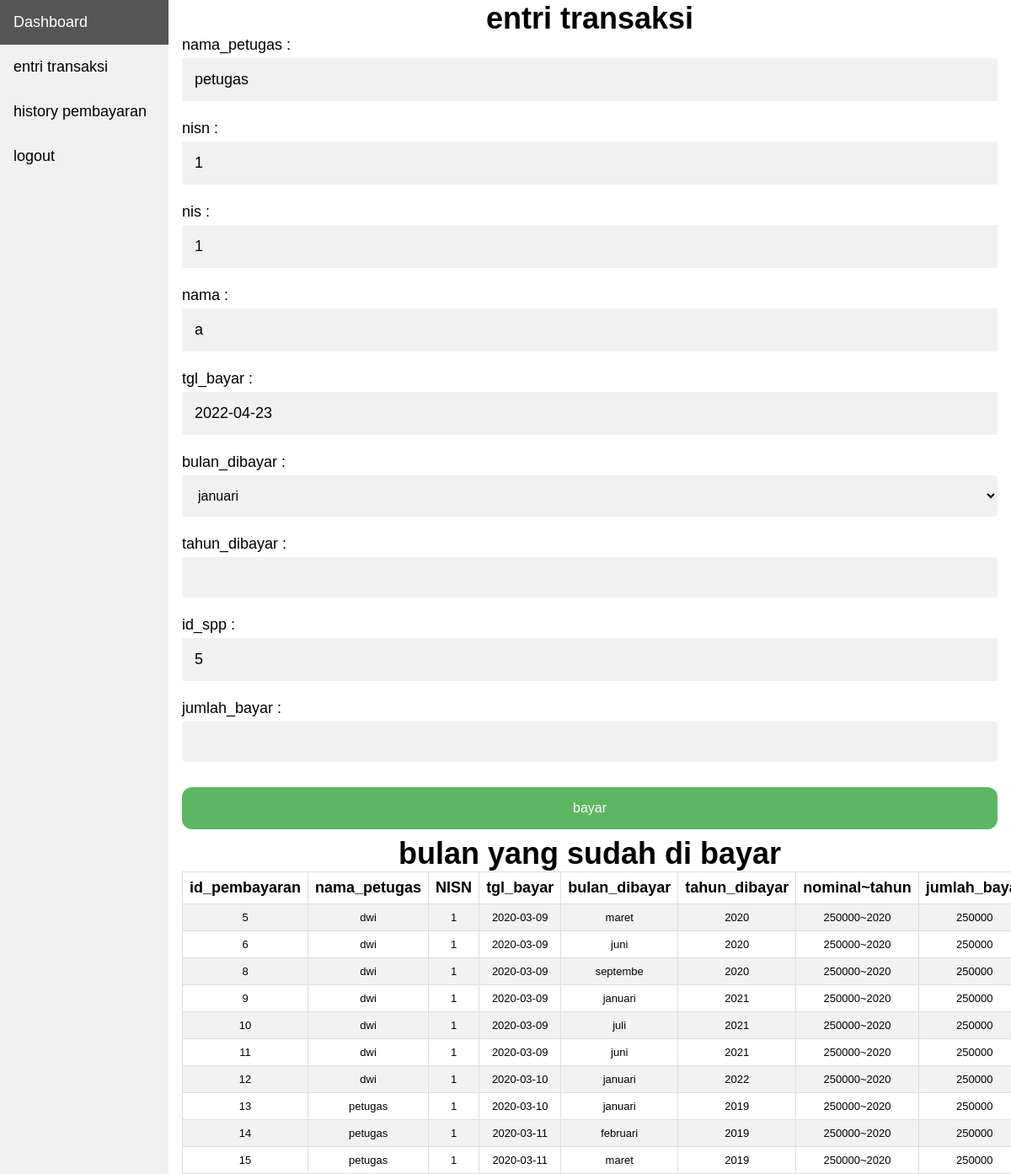
Page /petugas/entri_transaksi2.php?nisn=1 (signed in) on the committed database.
### tables this page shows
CREATE TABLE IF NOT EXISTS `siswa` (
  `nisn` char(10) NOT NULL,
  `nis` char(8) NOT NULL,
  `nama` varchar(35) NOT NULL,
  `id_kelas` int(11) DEFAULT NULL,
  `alamat` text NOT NULL,
  `no_telp` varchar(13) NOT NULL,
  `id_spp` int(11) DEFAULT NULL,
  PRIMARY KEY (`nisn`),
  UNIQUE KEY `nis` (`nis`),
  KEY `id_kelas` (`id_kelas`,`id_spp`),
  KEY `id_spp` (`id_spp`)
);

CREATE TABLE IF NOT EXISTS `pembayaran` (
  `id_pembayaran` int(11) NOT NULL AUTO_INCREMENT,
  `id_petugas` int(11) DEFAULT NULL,
  `nisn` varchar(10) NOT NULL,
  `tgl_bayar` date NOT NULL,
  `bulan_dibayar` varchar(8) NOT NULL,
  `tahun_dibayar` varchar(4) NOT NULL,
  `id_spp` int(11) DEFAULT NULL,
  `jumlah_bayar` int(11) NOT NULL,
  PRIMARY KEY (`id_pembayaran`),
  KEY `id_petugas` (`id_petugas`,`nisn`,`id_spp`),
  KEY `nisn` (`nisn`),
  KEY `id_spp` (`id_spp`)
);

CREATE TABLE IF NOT EXISTS `petugas` (
  `id_petugas` int(11) NOT NULL AUTO_INCREMENT,
  `username` varchar(25) NOT NULL,
  `password` varchar(32) NOT NULL,
  `nama_petugas` varchar(35) NOT NULL,
  `level` enum('admin','petugas') NOT NULL,
  PRIMARY KEY (`id_petugas`),
  UNIQUE KEY `username` (`username`)
);

CREATE TABLE IF NOT EXISTS `spp` (
  `id_spp` int(11) NOT NULL AUTO_INCREMENT,
  `tahun` int(11) NOT NULL,
  `nominal` int(11) NOT NULL,
  PRIMARY KEY (`id_spp`)
);

### functions/functions.php (called while the page is built, shortened)
<?php
$conn = mysqli_connect("localhost", "root", "", "db_spp");
function query($query) {
	global $conn;
	$result = mysqli_query($conn, $query);
	$rows = array();
	while ( $row = mysqli_fetch_assoc($result) ) {
		$rows[] = $row;
	}
	return $rows;
}
 ?>

### petugas/entri_transaksi2.php (the view, shortened to what this page needs)
<?php require '../functions/functions.php'; ?>
<?php
$nisn = $_GET["nisn"];
$siswa = query("SELECT * FROM siswa WHERE nisn = '$nisn'");
?>
<?php include 'header_petugas.php'; ?>
<!DOCTYPE html>
<html>
<head>
	<link rel="stylesheet" type="text/css" href="../admin/css/style.css">
</head>
<body>
<div class="content">
	<h1>entri transaksi</h1>
<form action="" method="post">
			<label for="nama_petugas" >nama_petugas :</label>
			<label id="nama_petugas" class="label"><?= $_SESSION['ininama']['nama_petugas']; ?></label>
			<label for="nisn">nisn :</label>
			<label id="nisn" class="label"><?= $nisn; ?></label>
			<label for="nis">nis :</label>
			<label id="nis" class="label"><?= $siswa[0]["nis"]; ?></label>
			<label for="nama">nama :</label>
			<label id="nama" class="label"><?= $siswa[0]["nama"]; ?></label>
			<label for="tgl_bayar">tgl_bayar :</label>
			<label class="label"><?= date("Y-m-d"); ?></label>
			<label for="bulan_dibayar">bulan_dibayar :</label>
			<?php $bulan = array('januari','februari','maret','april','mei','juni','juli','agustus','september','oktober','november','desember' );  ?>
			<select name="bulan_dibayar">
				<?php for($x=0;$x<count($bulan);$x++):?>
				<option value="<?= $bulan[$x];?>"><?= $bulan[$x]; ?></option>
				<?php endfor; ?>
			</select>
			<label for="tahun_dibayar">tahun_dibayar :</label>
			<input type="number" name="tahun_dibayar" minlength="4" maxlength="4">
			<label for="id_spp">id_spp :</label>
			<label class="label"><?= $siswa[0]["id_spp"]; ?></label>
			<label for="jumlah_bayar">jumlah_bayar :</label>
			<input type="text" name="jumlah_bayar" id="jumlah_bayar">
			<button class="registerbtn" type="submit" name="submit">bayar</button>
      </form>
      <h1>bulan yang sudah di bayar</h1>
<table border="1" cellpadding="10" cellspacing="0" style="background-color: white;">
    <tr>
      <th>id_pembayaran</th>
      <th>nama_petugas</th>
      <th>NISN</th>
      <th>tgl_bayar</th>
      <th>bulan_dibayar</th>
      <th>tahun_dibayar</th>
      <th>nominal~tahun</th>
      <th>jumlah_bayar</th>
    </tr>
    <?php
    $spw = $siswa[0]["nisn"];
    $sppsiswa = query("SELECT * FROM `pembayaran` WHERE `nisn` = '$spw'"); ?>
    <?php foreach ($sppsiswa as $row) : ?>
      <?php
      $pet = $row["id_petugas"];
      $sp = $row["id_spp"];
      $pet = query("SELECT * FROM petugas WHERE id_petugas = '$pet'");
      $sp = query("SELECT * FROM spp WHERE id_spp = '$sp'");
      ?>
    <tr>
      <td><?= $row["id_pembayaran"]; ?></td>
      <td><?= $pet[0]["nama_petugas"]; ?></td>
      <td><?= $row["nisn"]; ?></td>
      <td><?= $row["tgl_bayar"]; ?></td>
      <td><?= $row["bulan_dibayar"]; ?></td>
      <td><?= $row["tahun_dibayar"]; ?></td>
      <td><?= $sp[0]["nominal"];?>~<?= $sp[0]["tahun"]; ?></td>
      <td><?= $row["jumlah_bayar"]; ?></td>
    </tr>
  <?php endforeach; ?>
  </table>
</div>
</body>
</html>

### admin/css/style.css (style rules this page uses)
* { padding:0; margin:0; }
body { font-family:Verdana, Geneva, sans-serif; font-size:18px; background-color:#FFF }
td { font-size: 13px; margin: 10px; }
input[type=text] { width: 130px; box-sizing: border-box; border: 2px solid #ccc; border-radius: 4px; font-size: 16px; background-color: white; background-image: url('searchicon.png'); background-position: 10px 10px; background-repeat: no-repeat; padding: 12px 20px 12px 40px; transition: width 0.4s ease-in-out; float: left; }
input[type=number] { width: 130px; box-sizing: border-box; border: 2px solid #ccc; border-radius: 4px; font-size: 16px; background-color: white; background-image: url('searchicon.png'); background-position: 10px 10px; background-repeat: no-repeat; padding: 12px 20px 12px 40px; transition: width 0.4s ease-in-out; }
select { width: 130px; box-sizing: border-box; border: 2px solid #ccc; border-radius: 4px; font-size: 16px; background-color: white; background-image: url('searchicon.png'); background-position: 10px 10px; background-repeat: no-repeat; padding: 12px 20px 12px 40px; transition: width 0.4s ease-in-out; }
table { border-collapse: collapse; border-spacing: 0; width: 100%; border: 1px solid #ddd; float: left; }
th, td { text-align: center; padding: 8px; }
tr:nth-child(even) { background-color: #f2f2f2 }
h1 { text-align: center; }
button { background-color: #4CAF50; border: none; color: white; padding: 16px 32px; text-align: center; text-decoration: none; display: inline-block; font-size: 16px; border-radius: 12px; margin: 4px 2px; cursor: pointer; }

### petugas/header_petugas.php (style rules this page uses)
body { margin: 0; font-family: "Lato", sans-serif; }
div.content { margin-left: 200px; padding: 1px 16px; height: 655px; }

### petugas/entri_transaksi2.php (style rules this page uses)
* { box-sizing: border-box; }
input[type=text], input[type=password], input[type=number], select, .label { width: 100%; padding: 15px; margin: 5px 0 22px 0; display: inline-block; border: none; background: #f1f1f1; }
.registerbtn { background-color: #4CAF50; color: white; padding: 16px 20px; margin: 8px 0; border: none; cursor: pointer; width: 100%; opacity: 0.9; }

### rows in the picture
siswa: nis "1", nama "a", id_spp "5"
pembayaran: id_pembayaran "5", id_petugas.nama_petugas "dwi", nisn "1", tgl_bayar "2020-03-09", bulan_dibayar "maret", tahun_dibayar "2020", spp.nominal "250000", spp.tahun "2020", jumlah_bayar "250000"
pembayaran: id_pembayaran "6", id_petugas.nama_petugas "dwi", nisn "1", tgl_bayar "2020-03-09", bulan_dibayar "juni", tahun_dibayar "2020", spp.nominal "250000", spp.tahun "2020", jumlah_bayar "250000"
pembayaran: id_pembayaran "8", id_petugas.nama_petugas "dwi", nisn "1", tgl_bayar "2020-03-09", bulan_dibayar "septembe", tahun_dibayar "2020", spp.nominal "250000", spp.tahun "2020", jumlah_bayar "250000"
pembayaran: id_pembayaran "9", id_petugas.nama_petugas "dwi", nisn "1", tgl_bayar "2020-03-09", bulan_dibayar "januari", tahun_dibayar "2021", spp.nominal "250000", spp.tahun "2020", jumlah_bayar "250000"
pembayaran: id_pembayaran "10", id_petugas.nama_petugas "dwi", nisn "1", tgl_bayar "2020-03-09", bulan_dibayar "juli", tahun_dibayar "2021", spp.nominal "250000", spp.tahun "2020", jumlah_bayar "250000"
pembayaran: id_pembayaran "11", id_petugas.nama_petugas "dwi", nisn "1", tgl_bayar "2020-03-09", bulan_dibayar "juni", tahun_dibayar "2021", spp.nominal "250000", spp.tahun "2020", jumlah_bayar "250000"
pembayaran: id_pembayaran "12", id_petugas.nama_petugas "dwi", nisn "1", tgl_bayar "2020-03-10", bulan_dibayar "januari", tahun_dibayar "2022", spp.nominal "250000", spp.tahun "2020", jumlah_bayar "250000"
pembayaran: id_pembayaran "13", id_petugas.nama_petugas "petugas", nisn "1", tgl_bayar "2020-03-10", bulan_dibayar "januari", tahun_dibayar "2019", spp.nominal "250000", spp.tahun "2020", jumlah_bayar "250000"
pembayaran: id_pembayaran "14", id_petugas.nama_petugas "petugas", nisn "1", tgl_bayar "2020-03-11", bulan_dibayar "februari", tahun_dibayar "2019", spp.nominal "250000", spp.tahun "2020", jumlah_bayar "250000"
pembayaran: id_pembayaran "15", id_petugas.nama_petugas "petugas", nisn "1", tgl_bayar "2020-03-11", bulan_dibayar "maret", tahun_dibayar "2019", spp.nominal "250000", spp.tahun "2020", jumlah_bayar "250000"

### other values in the picture
$_SESSION['ininama']['nama_petugas'] "petugas"
$nisn "1"
form field bulan_dibayar "januari"
